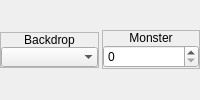
       <widget class="QWidget" name="widget_29" native="true">
        <property name="sizePolicy">
         <sizepolicy hsizetype="Preferred" vsizetype="Fixed">
          <horstretch>0</horstretch>
          <verstretch>0</verstretch>
         </sizepolicy>
        </property>
        <layout class="QHBoxLayout" name="horizontalLayout_12">
         <property name="spacing">
          <number>3</number>
         </property>
         <property name="leftMargin">
          <number>0</number>
         </property>
         <property name="topMargin">
          <number>0</number>
         </property>
         <property name="rightMargin">
          <number>0</number>
         </property>
         <property name="bottomMargin">
          <number>0</number>
         </property>
         <item>
          <widget class="QFrame" name="frame_2">
           <property name="sizePolicy">
            <sizepolicy hsizetype="Preferred" vsizetype="Fixed">
             <horstretch>0</horstretch>
             <verstretch>0</verstretch>
            </sizepolicy>
           </property>
           <property name="frameShape">
            <enum>QFrame::StyledPanel</enum>
           </property>
           <property name="frameShadow">
            <enum>QFrame::Raised</enum>
           </property>
           <layout class="QVBoxLayout" name="verticalLayout_7">
            <property name="spacing">
             <number>0</number>
            </property>
            <property name="leftMargin">
             <number>0</number>
            </property>
            <property name="topMargin">
             <number>0</number>
            </property>
            <property name="rightMargin">
             <number>0</number>
            </property>
            <property name="bottomMargin">
             <number>0</number>
            </property>
            <item>
             <widget class="QLabel" name="label_5">
              <property name="sizePolicy">
               <sizepolicy hsizetype="Preferred" vsizetype="Fixed">
                <horstretch>0</horstretch>
                <verstretch>0</verstretch>
               </sizepolicy>
              </property>
              <property name="text">
               <string>Backdrop</string>
              </property>
              <property name="alignment">
               <set>Qt::AlignCenter</set>
              </property>
             </widget>
            </item>
            <item>
             <widget class="QWidget" name="widget_13" native="true">
              <layout class="QHBoxLayout" name="horizontalLayout_7">
               <property name="spacing">
                <number>0</number>
               </property>
               <property name="leftMargin">
                <number>0</number>
               </property>
               <property name="topMargin">
                <number>0</number>
               </property>
               <property name="rightMargin">
                <number>0</number>
               </property>
               <property name="bottomMargin">
                <number>0</number>
               </property>
               <item>
                <widget class="QComboBox" name="optBackdrop">
                 <property name="frame">
                  <bool>false</bool>
                 </property>
                </widget>
               </item>
              </layout>
             </widget>
            </item>
           </layout>
          </widget>
         </item>
         <item>
          <widget class="QFrame" name="frame_3">
           <property name="sizePolicy">
            <sizepolicy hsizetype="Preferred" vsizetype="Fixed">
             <horstretch>0</horstretch>
             <verstretch>0</verstretch>
            </sizepolicy>
           </property>
           <property name="frameShape">
            <enum>QFrame::StyledPanel</enum>
           </property>
           <property name="frameShadow">
            <enum>QFrame::Raised</enum>
           </property>
           <layout class="QVBoxLayout" name="verticalLayout_8">
            <property name="spacing">
             <number>0</number>
            </property>
            <property name="leftMargin">
             <number>0</number>
            </property>
            <property name="topMargin">
             <number>0</number>
            </property>
            <property name="rightMargin">
             <number>0</number>
            </property>
            <property name="bottomMargin">
             <number>0</number>
            </property>
            <item>
             <widget class="QLabel" name="label_6">
              <property name="sizePolicy">
               <sizepolicy hsizetype="Preferred" vsizetype="Fixed">
                <horstretch>0</horstretch>
                <verstretch>0</verstretch>
               </sizepolicy>
              </property>
              <property name="text">
               <string>Monster</string>
              </property>
              <property name="alignment">
               <set>Qt::AlignCenter</set>
              </property>
             </widget>
            </item>
            <item>
             <widget class="QWidget" name="widget_14" native="true">
              <layout class="QHBoxLayout" name="horizontalLayout_8">
               <property name="spacing">
                <number>0</number>
               </property>
               <property name="leftMargin">
                <number>0</number>
               </property>
               <property name="topMargin">
                <number>0</number>
               </property>
               <property name="rightMargin">
                <number>0</number>
               </property>
               <property name="bottomMargin">
                <number>0</number>
               </property>
               <item>
                <widget class="QSpinBox" name="numMonster">
                 <property name="maximum">
                  <number>255</number>
                 </property>
                </widget>
               </item>
              </layout>
             </widget>
            </item>
           </layout>
          </widget>
         </item>
        </layout>
       </widget>
